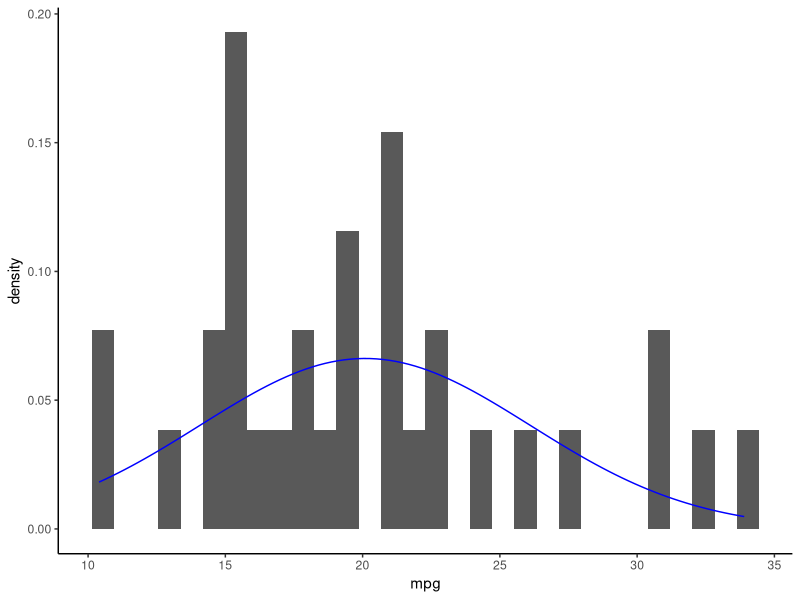
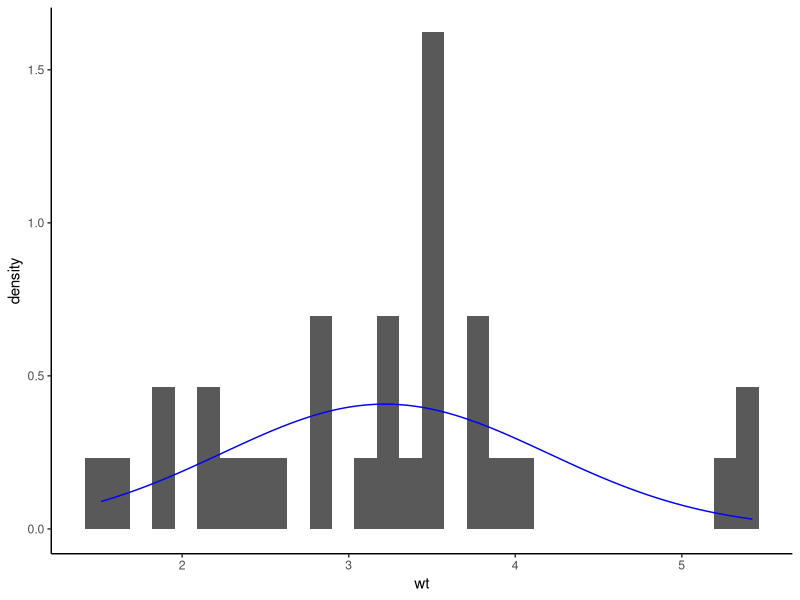

These figures' R source, in order:
## ---- chunk 1
library(tidyverse)
library(car)
library(psych)

data <- mtcars

print(head(data,10)) # <1>
## ---- chunk 2
#| layout-nrow: 1
mpg_plot <- ggplot(data,aes(x = mpg)) + # <1>
  geom_histogram(aes(y=after_stat(density))) + # <1>
  stat_function(fun = dnorm, # <1>
                args = list(mean = mean(data$mpg), # <1>
                            sd = sd(data$mpg)), # <1>
                col = "blue") + # <1>
  theme_classic() # <1>

print(mpg_plot)
## ---- chunk 3
#| layout-nrow: 2

print(psych::describe(data$mpg)) # <1>

print(shapiro.test(data$mpg)) # <2>
## ---- chunk 4
#| layout-nrow: 1
wt_plot <- ggplot(data,aes(x = wt)) +
  geom_histogram(aes(y=after_stat(density))) + 
  stat_function(fun = dnorm,
                args = list(mean = mean(data$wt),
                            sd = sd(data$wt)),
                col = "blue") + 
  theme_classic()

print(wt_plot)
## ---- chunk 5
#| layout-nrow: 2
print(psych::describe(data$wt))

print(shapiro.test(data$wt))
## ---- chunk 6
corr_results <- corr.test(x = data$mpg, # <1>
          y = data$wt, # <2>
          use = "pairwise", # <3>
          method = "pearson", # <4>
          adjust = "holm") # <5>

?corr.test()
## ---- chunk 7
print(corr_results)
## ---- chunk 8
print(corr_results$ci)
